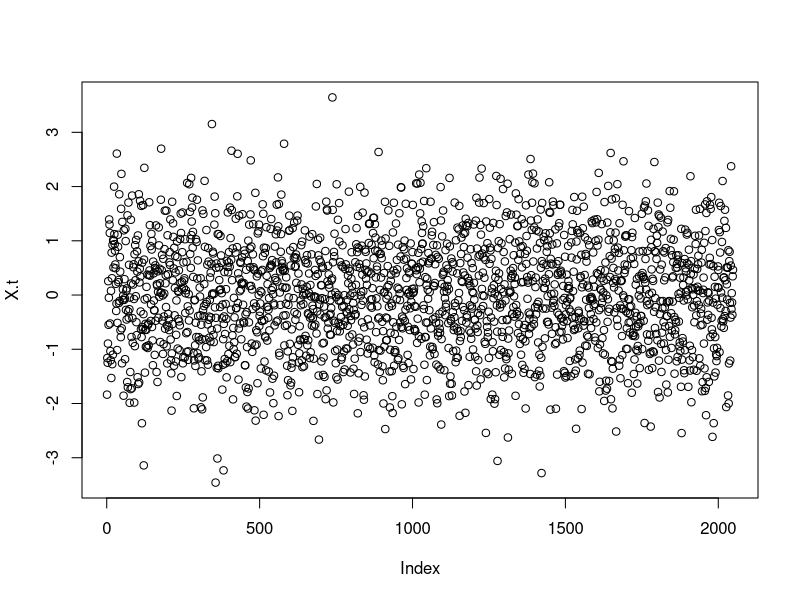
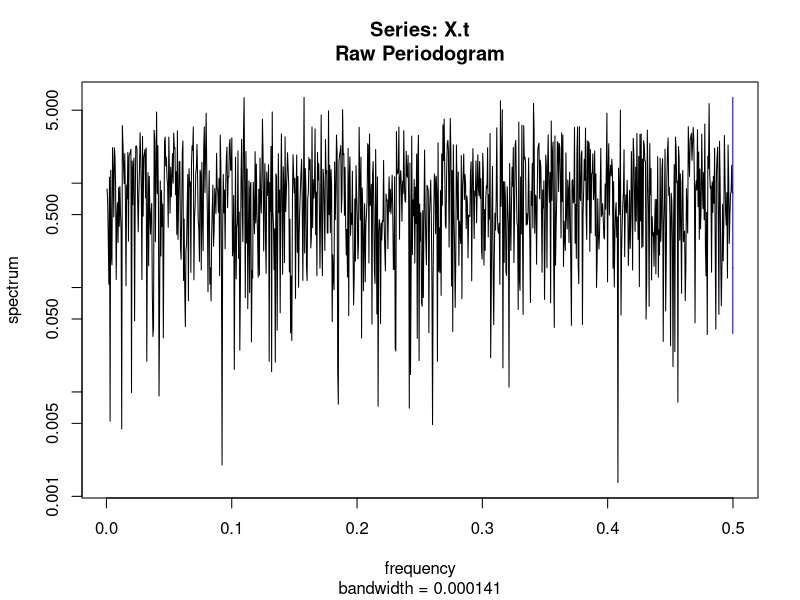

These charts were generated, in order, by the following R code: (Note: this script raises an error after producing the figures.)
##### Sandbox #####

#this is a script to try things out before they go in real scripts


#test out the functions in AVARSpectralEstimate file

X.t <- X.t_missing <- rnorm(2048)
X.t_missing[c(100:200, 700:950, 1500:1600)] <- NA

plot(X.t)

#get spectral estimate
spec.est <- spec.pgram(X.t, demean = TRUE)
test_AVAR <- AVAR_bpvar(spectral_est = spec.est$spec, taus = 2^(0:8))
test_AVAR

spec.est <- multitaper_est(X.t_missing,W=0.005, K = 5)


length(spec.est$spectrum)

t.vec <- 1:2048
test_var <- var_AVAR_trfunc(tapers = spec.est$tapers, t.n =  t.vec[which(!is.na(X.t_missing))], X.t = na.omit(X.t_missing),taus = 2^(0:8))

tapers = spec.est$tapers
t.n =  t.vec[which(!is.na(X.t_missing))]
X.t = na.omit(X.t_missing)
taus = 2^(0:8)



#var_AVAR_trfunc <- function(tapers, t.n, X.t, taus){


  #distance matrix of time points
  dist.mat <- rdist(t.n)
  #R.x matrix
  X.t <- X.t - mean(X.t)
  L <- length(X.t)
  R.x <- matrix(NA, nrow = L, ncol = L)
  for(i in 1:L){
    for(j in 1:L){
      R.x[i,j] <- saved$acf[abs(t.n[i] - t.n[j]) + 1]
    }
  }
  
  #f vector
  f <- seq(0,0.5, length.out = floor(length(t.n))/2 + 1)
  
  
  #Calculate Cov matrix C
  N <- length(f)
  Cov.mat <- matrix(NA, nrow = N, ncol = N)
for(i in 1:N){
  print(i)
   for(j in 1:N){
      W.star <- Conj(t(tapers)%*%exp(-im*2*pi*f[i]*dist.mat))
      W <- t(t(tapers)%*%exp(-im*2*pi*f[j]*dist.mat))
      Cov.mat[i,j] <- sum(abs(W.star%*%R.x%*%W)^2)
    }
  }
  
  out <- rep(NA, times = length(taus))
  #for(k in 1:length(taus)){
  k = 1
    #Calculate transfer function vector G_tau
    G_tau <- transfer.func(f,taus[k])
    
    #G_tau^T * C * G_tau
    out[k] <- t(G_tau)%*%Cov.mat%*%G_tau 
  #}
  return(out)
#}
      
      
#R.x matrix
      
saved <- acf(X.t_missing, na.action = na.pass, lag.max = 2048)

length(saved$acf)

saved$acf[dist.mat[i,j]]
length(t.n)
saved$acf[abs(t.n[i] - t.n[j])]
